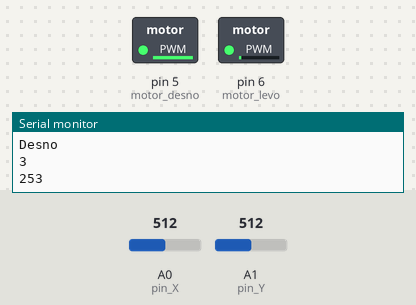
A sketch run on a simulated Arduino Uno, built with avr-gcc and run on an emulated ATmega328P. Parts: switched loads named in the sketch (green lamp = pin HIGH), the last lines printed to the serial monitor. The inputs (shaded band) are chosen by the test bench; at power-on: A1 (pin_Y) = 512, A0 (pin_X) = 512.

Above: at 1.3 s.
1.4 s: A1 (pin_Y) set to 533
At 2.1 s:
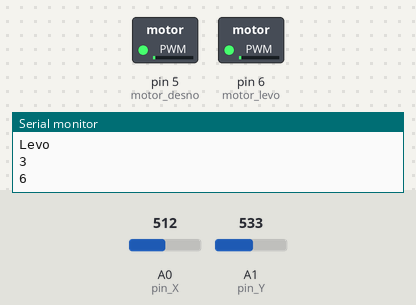
3.0 s: A0 (pin_X) set to 306
At 3.3 s:
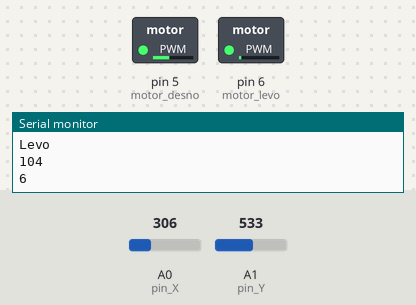
4.5 s: A1 (pin_Y) set to 515
At 5.7 s:
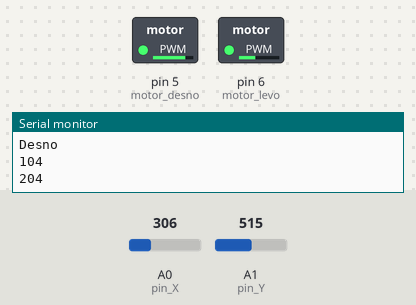
6.0 s: A0 (pin_X) set to 240
At 6.9 s:
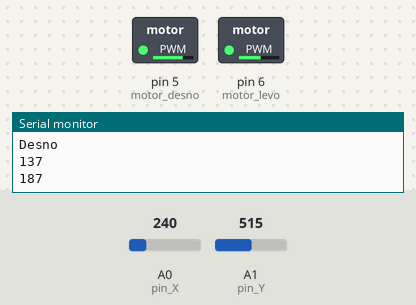
7.5 s: A0 (pin_X) set to 260
At 8.2 s:
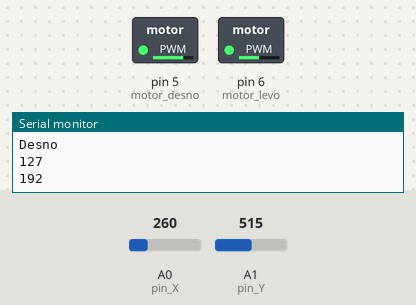
9.0 s: A1 (pin_Y) set to 716
At 9.4 s:
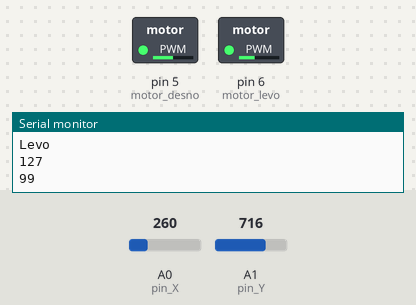
Timing chart, 0 to 11.5 s (numbered marks = the images above; inputs shaded):
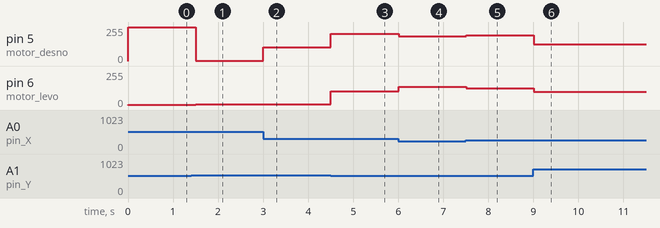

The sketch:

Joystick.ino
```cpp
const int sw = 2;
const int pin_X = 0;
const int pin_Y = 1;

const int motor_desno = 5;
const int motor_levo = 6;

int x = 0;
int y = 0;

void setup() {
  pinMode(sw, INPUT);
  digitalWrite(sw, HIGH);
  Serial.begin(9600);
}

void loop() {
  x = analogRead(pin_X);
  y = analogRead(pin_Y);
  if (x < 525){
    x = map(x, 520, 0, 0, 255);
    if (y < 520){
      Serial.println("Desno");
      y = map(x, 520, 0, 0, 255);

      analogWrite(motor_desno, y);
      analogWrite(motor_levo, x);
      // y - desni tocak
      // x - levi tocak
    }else{
      Serial.println("Levo");
      y -= 520;
      y = map(y, 0, 503, 0, 255);

      analogWrite(motor_desno, x);
      analogWrite(motor_levo, y);
      // x - desni tocak
      // y - levi tocak
    }
    if (x > 250 and y < 10){
      analogWrite(motor_desno, x);
      analogWrite(motor_levo, x);
    }
    Serial.println(x);
    Serial.println(y);
    Serial.print("\n\n");
    delay(500);
  }


}
```

Measured:
- the behaviour switches between 519 and 520 on A1 (pin_Y) (found by bisection; images 0 and 1)
- after the input at 1.4 s, pin 5 (motor_desno): 253/255 → 3/255 after 0.10 s; pin 6 (motor_levo): 3/255 → 6/255 after 0.10 s
- after the input at 3.0 s, pin 5 (motor_desno): 3/255 → 104/255 at once
- after the input at 4.5 s, pin 5 (motor_desno): 104/255 → 204/255 at once; pin 6 (motor_levo): 6/255 → 104/255 at once
- after the input at 6.0 s, pin 5 (motor_desno): 204/255 → 187/255 at once; pin 6 (motor_levo): 104/255 → 137/255 at once
- after the input at 7.5 s, pin 5 (motor_desno): 187/255 → 192/255 at once; pin 6 (motor_levo): 137/255 → 127/255 at once
- after the input at 9.0 s, pin 5 (motor_desno): 192/255 → 127/255 at once; pin 6 (motor_levo): 127/255 → 99/255 at once
